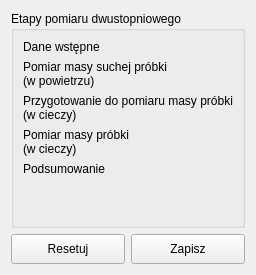
                    <widget class="QWidget" name="stageSecondMeasure">
                     <layout class="QVBoxLayout" name="verticalLayout_9">
                      <item>
                       <widget class="QGroupBox" name="groupBoxMeasurementStages">
                        <property name="minimumSize">
                         <size>
                          <width>200</width>
                          <height>0</height>
                         </size>
                        </property>
                        <property name="maximumSize">
                         <size>
                          <width>16777215</width>
                          <height>16777215</height>
                         </size>
                        </property>
                        <property name="title">
                         <string>Etapy pomiaru dwustopniowego</string>
                        </property>
                        <layout class="QVBoxLayout" name="verticalLayout_10">
                         <item>
                          <widget class="QLabel" name="labelStageData">
                           <property name="font">
                            <font>
                             <bold>false</bold>
                            </font>
                           </property>
                           <property name="text">
                            <string>Dane wstępne</string>
                           </property>
                           <property name="alignment">
                            <set>Qt::AlignmentFlag::AlignLeading|Qt::AlignmentFlag::AlignLeft|Qt::AlignmentFlag::AlignTop</set>
                           </property>
                          </widget>
                         </item>
                         <item>
                          <widget class="QLabel" name="labelStageDryMass">
                           <property name="text">
                            <string>Pomiar masy suchej próbki 
(w powietrzu)</string>
                           </property>
                           <property name="alignment">
                            <set>Qt::AlignmentFlag::AlignLeading|Qt::AlignmentFlag::AlignLeft|Qt::AlignmentFlag::AlignTop</set>
                           </property>
                           <property name="wordWrap">
                            <bool>true</bool>
                           </property>
                          </widget>
                         </item>
                         <item>
                          <widget class="QLabel" name="labelStagePreparation">
                           <property name="text">
                            <string>Przygotowanie do pomiaru masy próbki 
(w cieczy)</string>
                           </property>
                           <property name="alignment">
                            <set>Qt::AlignmentFlag::AlignLeading|Qt::AlignmentFlag::AlignLeft|Qt::AlignmentFlag::AlignTop</set>
                           </property>
                           <property name="wordWrap">
                            <bool>true</bool>
                           </property>
                          </widget>
                         </item>
                         <item>
                          <widget class="QLabel" name="labelStageFluidMass">
                           <property name="text">
                            <string>Pomiar masy próbki 
(w cieczy)</string>
                           </property>
                           <property name="alignment">
                            <set>Qt::AlignmentFlag::AlignLeading|Qt::AlignmentFlag::AlignLeft|Qt::AlignmentFlag::AlignTop</set>
                           </property>
                           <property name="wordWrap">
                            <bool>true</bool>
                           </property>
                          </widget>
                         </item>
                         <item>
                          <widget class="QLabel" name="labelStageSummary">
                           <property name="text">
                            <string>Podsumowanie</string>
                           </property>
                           <property name="alignment">
                            <set>Qt::AlignmentFlag::AlignLeading|Qt::AlignmentFlag::AlignLeft|Qt::AlignmentFlag::AlignTop</set>
                           </property>
                           <property name="wordWrap">
                            <bool>true</bool>
                           </property>
                          </widget>
                         </item>
                         <item>
                          <spacer name="verticalSpacer_8">
                           <property name="orientation">
                            <enum>Qt::Orientation::Vertical</enum>
                           </property>
                           <property name="sizeHint" stdset="0">
                            <size>
                             <width>20</width>
                             <height>40</height>
                            </size>
                           </property>
                          </spacer>
                         </item>
                        </layout>
                       </widget>
                      </item>
                      <item>
                       <layout class="QHBoxLayout" name="horizontalLayout_10">
                        <item>
                         <widget class="QPushButton" name="buttonResetMeasure">
                          <property name="minimumSize">
                           <size>
                            <width>110</width>
                            <height>30</height>
                           </size>
                          </property>
                          <property name="maximumSize">
                           <size>
                            <width>16777215</width>
                            <height>16777215</height>
                           </size>
                          </property>
                          <property name="text">
                           <string>Resetuj</string>
                          </property>
                         </widget>
                        </item>
                        <item>
                         <widget class="QPushButton" name="buttonSaveMeasureToLibrary">
                          <property name="minimumSize">
                           <size>
                            <width>110</width>
                            <height>30</height>
                           </size>
                          </property>
                          <property name="text">
                           <string>Zapisz</string>
                          </property>
                         </widget>
                        </item>
                       </layout>
                      </item>
                     </layout>
                    </widget>
